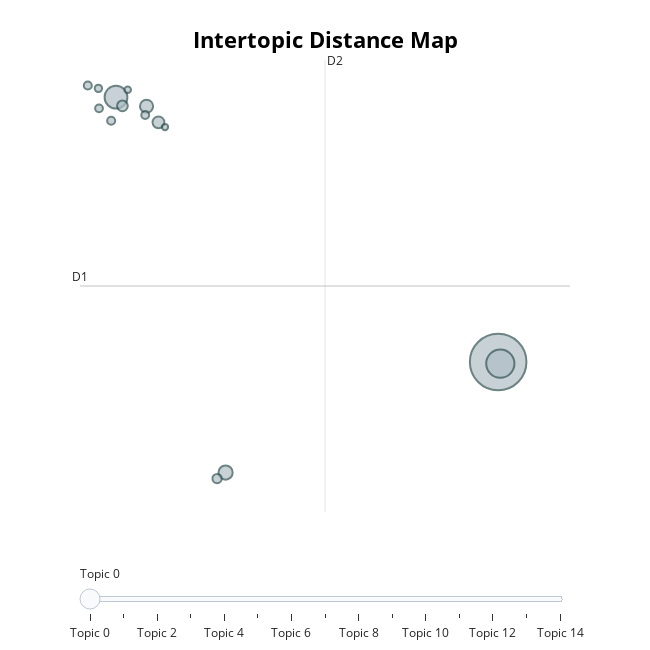

Notebook code cell kept with this figure:
### Code cell
# visualize topics

model.model.visualize_topics()

### Figure 1 — Plotly figure (JSON) as saved in the notebook; plotly's stock layout.template omitted (floating-point values rounded to 4 significant figures)
{"data": [{"customdata": [[0, "新型肺炎 | 新型コロナ | 首相 | 緊急事態 | 政府", 888], [1, "東京 | 新型コロナ | 大阪 | 東京五輪 | 北海道", 221], [2, "コロナワクチン | ワクチン | 新型コロナ | ワクチン接種 | 大規模接種", 144], [3, "６月 | 基準地価 | ｇｄｐ | ３月 | ９月期", 56], [4, "新型コロナ | 協力金を追加支給 | 時短拒否 | 自公合意 | 過料５０万円", 48], [5, "新型コロナ | 地域に | コロナ危機と世界 | 政府 | オミクロン株", 39], [6, "コロナ | ペース加速 | 国内死者５０００人超 | 新型コロナ | 過去５年比", 32], [7, "４割 | 需要急減 | 飲食で４割 | 民間調べ | 民間検査の活用推進", 24], [8, "タカラバイオ | ｐｃｒ | ｐｃｒ検査 | 海外渡航に必要な例も | １日７", 18], [9, "コロナ飲み薬 | メルク製 | レムデシビル承認 | コロナで争奪激しく | コロナ対応で機関投資家が転換", 18], [10, "北朝鮮 | 韓国 | 米大統領選 | 東京五輪 | 緩和巡り", 17], [11, "緊急事態 | きょう決定 | 新型コロナ | きょう時短解除 | 百貨店に休業要請", 17], [12, "余録 | 新型コロナウイルス | あすから来月末 | 変異ウイルス対応 | 地域以上に拡散", 15], [13, "政府方針 | １５０カ国を支援 | 台湾半導体大手を誘致 | ｗｈｏと中国 | 国連演説", 12], [14, "プロ野球 | 選抜高校野球 | サッカー | 影響を考慮 | 大相撲２週間延期", 11]], "hovertemplate": "<b>Topic %{customdata[0]}</b><br>Words: %{customdata[1]}<br>Size: %{customdata[2]}", "legendgroup": "", "marker": {"color": "#B0BEC5", "line": {"color": "DarkSlateGrey", "width": 2}, "size": [888, 221, 144, 56, 48, 39, 32, 24, 18, 18, 17, 17, 15, 12, 11], "sizemode": "area", "sizeref": 0.555, "symbol": "circle"}, "mode": "markers", "name": "", "orientation": "v", "showlegend": false, "type": "scatter", "x": [16.25, 16.32, 2.82, 6.671, 3.893, 4.312, 3.046, 6.372, 2.65, 1.829, 2.223, 3.847, 2.201, 3.231, 4.541], "xaxis": "x", "y": [-5.234, -5.309, 7.818, -10.68, 7.373, 6.58, 7.391, -10.98, 6.656, 8.393, 7.269, 6.94, 8.254, 8.182, 6.348], "yaxis": "y"}], "layout": {"annotations": [{"showarrow": false, "text": "D1", "x": 1.555, "y": -1.485, "yshift": 10}, {"showarrow": false, "text": "D2", "x": 10.16, "xshift": 10, "y": 9.652}], "height": 650, "hoverlabel": {"bgcolor": "white", "font": {"family": "Rockwell", "size": 16}}, "legend": {"itemsizing": "constant", "tracegroupgap": 0}, "margin": {"t": 60}, "shapes": [{"line": {"color": "#CFD8DC", "width": 2}, "type": "line", "x0": 10.16, "x1": 10.16, "y0": -12.62, "y1": 9.652}, {"line": {"color": "#9E9E9E", "width": 2}, "type": "line", "x0": 1.555, "x1": 18.77, "y0": -1.485, "y1": -1.485}], "sliders": [{"active": 0, "pad": {"t": 50}, "steps": [{"args": [{"marker.color": [["red", "#B0BEC5", "#B0BEC5", "#B0BEC5", "#B0BEC5", "#B0BEC5", "#B0BEC5", "#B0BEC5", "#B0BEC5", "#B0BEC5", "#B0BEC5", "#B0BEC5", "#B0BEC5", "#B0BEC5", "#B0BEC5"]]}], "label": "Topic 0", "method": "update"}, {"args": [{"marker.color": [["#B0BEC5", "red", "#B0BEC5", "#B0BEC5", "#B0BEC5", "#B0BEC5", "#B0BEC5", "#B0BEC5", "#B0BEC5", "#B0BEC5", "#B0BEC5", "#B0BEC5", "#B0BEC5", "#B0BEC5", "#B0BEC5"]]}], "label": "Topic 1", "method": "update"}, {"args": [{"marker.color": [["#B0BEC5", "#B0BEC5", "red", "#B0BEC5", "#B0BEC5", "#B0BEC5", "#B0BEC5", "#B0BEC5", "#B0BEC5", "#B0BEC5", "#B0BEC5", "#B0BEC5", "#B0BEC5", "#B0BEC5", "#B0BEC5"]]}], "label": "Topic 2", "method": "update"}, {"args": [{"marker.color": [["#B0BEC5", "#B0BEC5", "#B0BEC5", "red", "#B0BEC5", "#B0BEC5", "#B0BEC5", "#B0BEC5", "#B0BEC5", "#B0BEC5", "#B0BEC5", "#B0BEC5", "#B0BEC5", "#B0BEC5", "#B0BEC5"]]}], "label": "Topic 3", "method": "update"}, {"args": [{"marker.color": [["#B0BEC5", "#B0BEC5", "#B0BEC5", "#B0BEC5", "red", "#B0BEC5", "#B0BEC5", "#B0BEC5", "#B0BEC5", "#B0BEC5", "#B0BEC5", "#B0BEC5", "#B0BEC5", "#B0BEC5", "#B0BEC5"]]}], "label": "Topic 4", "method": "update"}, {"args": [{"marker.color": [["#B0BEC5", "#B0BEC5", "#B0BEC5", "#B0BEC5", "#B0BEC5", "red", "#B0BEC5", "#B0BEC5", "#B0BEC5", "#B0BEC5", "#B0BEC5", "#B0BEC5", "#B0BEC5", "#B0BEC5", "#B0BEC5"]]}], "label": "Topic 5", "method": "update"}, {"args": [{"marker.color": [["#B0BEC5", "#B0BEC5", "#B0BEC5", "#B0BEC5", "#B0BEC5", "#B0BEC5", "red", "#B0BEC5", "#B0BEC5", "#B0BEC5", "#B0BEC5", "#B0BEC5", "#B0BEC5", "#B0BEC5", "#B0BEC5"]]}], "label": "Topic 6", "method": "update"}, {"args": [{"marker.color": [["#B0BEC5", "#B0BEC5", "#B0BEC5", "#B0BEC5", "#B0BEC5", "#B0BEC5", "#B0BEC5", "red", "#B0BEC5", "#B0BEC5", "#B0BEC5", "#B0BEC5", "#B0BEC5", "#B0BEC5", "#B0BEC5"]]}], "label": "Topic 7", "method": "update"}, {"args": [{"marker.color": [["#B0BEC5", "#B0BEC5", "#B0BEC5", "#B0BEC5", "#B0BEC5", "#B0BEC5", "#B0BEC5", "#B0BEC5", "red", "#B0BEC5", "#B0BEC5", "#B0BEC5", "#B0BEC5", "#B0BEC5", "#B0BEC5"]]}], "label": "Topic 8", "method": "update"}, {"args": [{"marker.color": [["#B0BEC5", "#B0BEC5", "#B0BEC5", "#B0BEC5", "#B0BEC5", "#B0BEC5", "#B0BEC5", "#B0BEC5", "#B0BEC5", "red", "#B0BEC5", "#B0BEC5", "#B0BEC5", "#B0BEC5", "#B0BEC5"]]}], "label": "Topic 9", "method": "update"}, {"args": [{"marker.color": [["#B0BEC5", "#B0BEC5", "#B0BEC5", "#B0BEC5", "#B0BEC5", "#B0BEC5", "#B0BEC5", "#B0BEC5", "#B0BEC5", "#B0BEC5", "red", "#B0BEC5", "#B0BEC5", "#B0BEC5", "#B0BEC5"]]}], "label": "Topic 10", "method": "update"}, {"args": [{"marker.color": [["#B0BEC5", "#B0BEC5", "#B0BEC5", "#B0BEC5", "#B0BEC5", "#B0BEC5", "#B0BEC5", "#B0BEC5", "#B0BEC5", "#B0BEC5", "#B0BEC5", "red", "#B0BEC5", "#B0BEC5", "#B0BEC5"]]}], "label": "Topic 11", "method": "update"}, {"args": [{"marker.color": [["#B0BEC5", "#B0BEC5", "#B0BEC5", "#B0BEC5", "#B0BEC5", "#B0BEC5", "#B0BEC5", "#B0BEC5", "#B0BEC5", "#B0BEC5", "#B0BEC5", "#B0BEC5", "red", "#B0BEC5", "#B0BEC5"]]}], "label": "Topic 12", "method": "update"}, {"args": [{"marker.color": [["#B0BEC5", "#B0BEC5", "#B0BEC5", "#B0BEC5", "#B0BEC5", "#B0BEC5", "#B0BEC5", "#B0BEC5", "#B0BEC5", "#B0BEC5", "#B0BEC5", "#B0BEC5", "#B0BEC5", "red", "#B0BEC5"]]}], "label": "Topic 13", "method": "update"}, {"args": [{"marker.color": [["#B0BEC5", "#B0BEC5", "#B0BEC5", "#B0BEC5", "#B0BEC5", "#B0BEC5", "#B0BEC5", "#B0BEC5", "#B0BEC5", "#B0BEC5", "#B0BEC5", "#B0BEC5", "#B0BEC5", "#B0BEC5", "red"]]}], "label": "Topic 14", "method": "update"}]}], "title": {"font": {"color": "Black", "size": 22}, "text": "<b>Intertopic Distance Map", "x": 0.5, "xanchor": "center", "y": 0.95, "yanchor": "top"}, "width": 650, "xaxis": {"anchor": "y", "domain": [0, 1], "range": [1.555, 18.77], "title": {"text": ""}, "visible": false}, "yaxis": {"anchor": "x", "domain": [0, 1], "range": [-12.62, 9.652], "title": {"text": ""}, "visible": false}}}
